Frame 1 (no input): blank canvas, image omitted
Frame 60 (the mouse pressed at the canvas centre just before this capture): blank canvas, image omitted
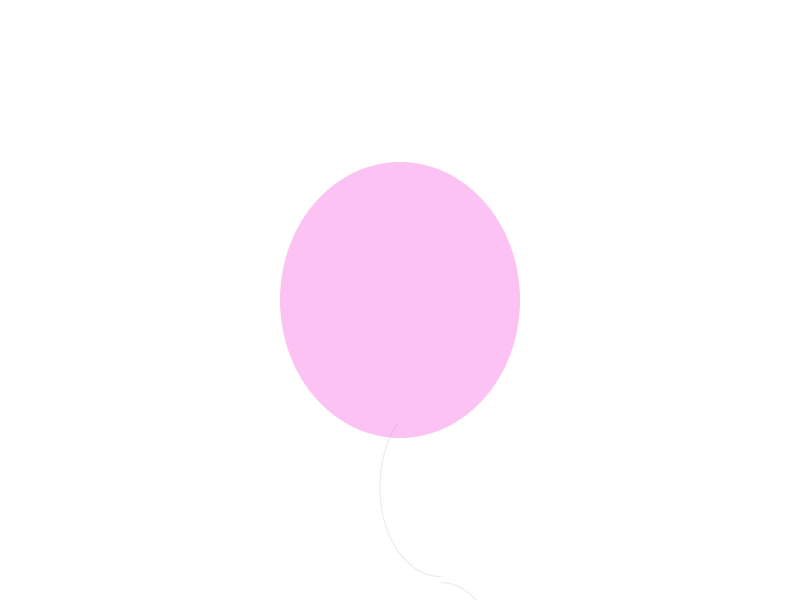
Frame 120 (the mouse held since frame 60 and released just before this capture)

The Processing sketch whose frames 1 and 60 were blank and that drew this single picture after the mouse press (run headless with seeded random() and noise(); from frame 60 on, the mouse is pressed at the canvas centre):

// Processing sketch: processing_181439
// ── processing_181439.pde

BalloonArray balloons = new BalloonArray();
Balloon newBalloon;
boolean mouseDown = false;
boolean inflate = false;

void setup()
{
  size(800, 600);
  background(255);
  ellipseMode(RADIUS);
  noStroke();
}

void draw()
{
  background(255);

  if (inflate)
  {
    newBalloon.inflate(2); // Regulate inflation rate here
    newBalloon.render(); // Only grow the balloon, ignore the floating
  }

  balloons.run();
}

void mousePressed() { //Starts singular instance of mousePressed
  newBalloon = new Balloon(mouseX, mouseY);
  inflate = true; // Start inflating
}

void mouseReleased() { 
  inflate = false;
  balloons.add(newBalloon);
}

void keyPressed() //Press 'c' to clear the screen
{
  if (key != CODED)
  {
    switch(key)
    {
    case 'c' : 
      balloons.removeAll(); 
      break;
    }
  }
}

class Balloon //Create balloon object
{
  float x = width/2;
  float y = height/2;
  float xv = -3+random(6);
  float yv = -random(4);
  float maxYV = 20;
  float floating = 0.1; //Float rate
  float friction = 1; 
  float radius = 0;
  color c = color(random(255), random(255), random(255),80);

  Balloon() {
  }

  Balloon(float xp, float yp)
  {
    x = xp;
    y = yp;
  }

  Balloon(float xp, float yp, float xvel, float yvel)
  {
    this(xp, yp);
    xv = xvel;
    yv = yvel;
  }

  void inflate(float i)
  {
    radius += i;
  }

    public void update()
  {
    if ((yv < maxYV))
    {
      yv -= floating*.2;
    }
    yv *= friction;
    y += yv;
    x += xv;
    
/* If you want a ceiling, uncomment this
    if (y <= 0 + radius) {
      xv = 0;
      yv = 0;
      y = 0 + radius;
    }
*/
  }

  void render()
  {
    stroke(232, 232, 232);
    noFill();
    arc(x+(radius/3), y+radius*1+((radius*1.67)/3), radius/2, radius*1.5/2, HALF_PI, PI+QUARTER_PI);
    arc(x+(radius/3)+.5,y+radius*1.1+radius*1.5+((radius*1.5)/3), radius/2, radius*1.5/2, PI+HALF_PI, TWO_PI+HALF_PI);
    noStroke();
    fill(c);
    ellipse(x, y, radius, radius*1.15);
  }
  
    void run()
  {
    update();
    render();
  }
}

class BalloonArray
{
  ArrayList Balloons = new ArrayList();

  BalloonArray() {
  }

  void add(Balloon b)
  {
    Balloons.add(b);
  }

  void removeAll()
  {
    Balloons.clear();
  }

  void run()
  {
    for (int i = 0; i < Balloons.size (); i++)
    {
      Balloon b = (Balloon)Balloons.get(i);
      b.run();
    }
  }
}
